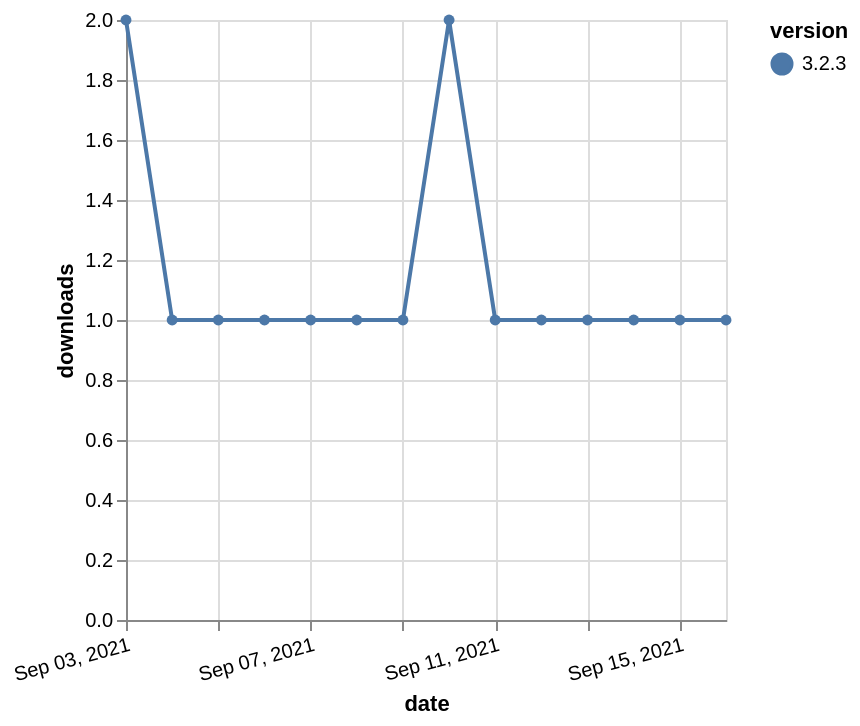

The Vega-Lite source for this figure:
### Vega-Lite specification from a JSON file in a GitHub repository (floating-point values rounded to 4 significant figures)
{"$schema": "https://vega.github.io/schema/vega-lite/v5.json", "description": "A simple bar chart with embedded data.", "data": {"values": [{"date": "2021-09-03", "total": 491, "delta": 2, "version": "3.2.3"}, {"date": "2021-09-04", "total": 492, "delta": 1, "version": "3.2.3"}, {"date": "2021-09-05", "total": 493, "delta": 1, "version": "3.2.3"}, {"date": "2021-09-06", "total": 494, "delta": 1, "version": "3.2.3"}, {"date": "2021-09-07", "total": 495, "delta": 1, "version": "3.2.3"}, {"date": "2021-09-08", "total": 496, "delta": 1, "version": "3.2.3"}, {"date": "2021-09-09", "total": 497, "delta": 1, "version": "3.2.3"}, {"date": "2021-09-10", "total": 499, "delta": 2, "version": "3.2.3"}, {"date": "2021-09-11", "total": 500, "delta": 1, "version": "3.2.3"}, {"date": "2021-09-12", "total": 501, "delta": 1, "version": "3.2.3"}, {"date": "2021-09-13", "total": 502, "delta": 1, "version": "3.2.3"}, {"date": "2021-09-14", "total": 503, "delta": 1, "version": "3.2.3"}, {"date": "2021-09-15", "total": 504, "delta": 1, "version": "3.2.3"}, {"date": "2021-09-16", "total": 505, "delta": 1, "version": "3.2.3"}]}, "width": "container", "mark": {"type": "line", "point": {"filled": true}}, "encoding": {"x": {"field": "date", "type": "temporal", "timeUnit": "yearmonthdate", "title": "date", "axis": {"labelAngle": -15}}, "y": {"field": "delta", "type": "quantitative", "title": "downloads"}, "color": {"field": "version", "type": "nominal"}, "tooltip": {"field": "delta"}}}
